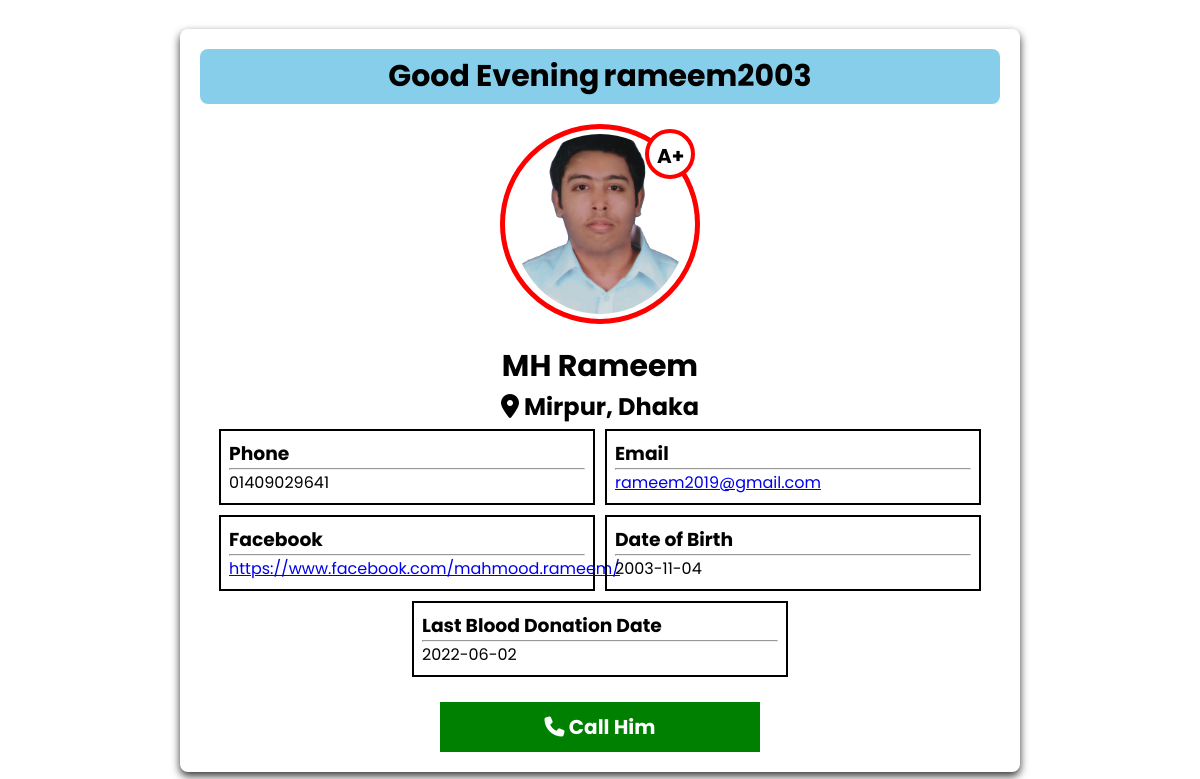
Screenshot of /view_profile.php?viewProfile=2 with the database file from the repository.
### tables this page shows
CREATE TABLE `donors` (
  `id` int(11) NOT NULL,
  `f_name` varchar(255) NOT NULL,
  `l_name` varchar(255) NOT NULL,
  `u_name` varchar(255) NOT NULL,
  `dob` date NOT NULL,
  `location` varchar(255) NOT NULL,
  `donate_date` date NOT NULL,
  `blood` varchar(5) NOT NULL,
  `photo` varchar(255) NOT NULL,
  `phone` varchar(11) NOT NULL,
  `fb` varchar(255) NOT NULL,
  `email` varchar(255) NOT NULL,
  `password` varchar(255) NOT NULL,
  `gender` varchar(255) DEFAULT NULL
);

### view_profile.php (the view, shortened to what this page needs)
<?php
    include './include/configuration.php';
    if(isset($_GET['viewProfile'])){
        $profile_id = $_GET['viewProfile'];
        $run_profile_qurey = "SELECT * FROM `donors` WHERE id = '$profile_id'";
        $run_query = mysqli_query($conn, $run_profile_qurey);
        if(mysqli_num_rows($run_query) > 0){
            $row = mysqli_fetch_assoc($run_query);
        }
    }
?>
<!DOCTYPE html>
<html lang="en">
<head>
    <link rel="stylesheet" href="./css/profile.css">
    <link rel="stylesheet" href="https://cdnjs.cloudflare.com/ajax/libs/font-awesome/6.1.1/css/all.min.css"/>
</head>
<body>
    <section id="wrapper">
        <div class="title">
            <h1 id="greetings"></h1> &nbsp;
            <h1> <?php echo $row['u_name']; ?></h1>
        </div>
        <div class="photo">
            <img src="<?php echo './upload_img/'.$row['photo']; ?>" alt="">
            <span class="blood"><?php echo $row['blood'] ?></span>
        </div>
        <div class="name_details">
            <h1><?php echo $row['f_name'] . " " . $row['l_name'] ?></h1>
            <h2><i class="fa-solid fa-location-dot"></i> <?php echo $row['location'] ?></h2>
        </div>
        <div class="others_details">
            <div class="box">
                <h3>Phone</h3>
                <hr>
                <p><?php echo $row['phone'] ?></p>
            </div>
            <div class="box">
                <h3>Email</h3>
                <hr>
                <p><a href="mailto: <?php echo $row['email'] ?>"><?php echo $row['email'] ?></a></p>
            </div>
            <div class="box">
                <h3>Facebook</h3>
                <hr>
                <p><a href="<?php echo $row['fb'] ?>"><?php echo $row['fb'] ?></a></p>
            </div>
            <div class="box">
                <h3>Date of Birth</h3>
                <hr>
                <p><?php echo $row['dob'] ?></p>
            </div>
            <div class="box">
                <h3>Last Blood Donation Date</h3>
                <hr>
                <p><?php echo $row['donate_date'] ?></p>
            </div>
        </div>
        <?php
            if($row['gender'] == "male"){
                $print_gender = "Him";
            }else{
                $print_gender = "Her";
            }
        ?>
        <div class="call">
            <a href="tel: <?php echo $row['phone'] ?>"><i class="fa-solid fa-phone"></i> Call <?php echo $print_gender ?></a>
        </div>
    </section>
</body>
</html>

### css/profile.css (style rules this page uses)
* { margin: 0; padding: 0; box-sizing: border-box; font-family: 'Poppins', sans-serif; }
body { display: flex; align-items: center; justify-content: center; }
#wrapper { width: 70%; box-shadow: 0 4px 8px rgba(0, 0, 0, 0.8); padding: 20px; border-radius: 8px; }
#wrapper .title { background-color: skyblue; padding: 5px; border-radius: 8px; display: flex; flex-direction: row; align-items: center; justify-content: center; color: black; }
#wrapper .title h1 { font-size: 30px; text-align: center; }
#wrapper .photo { display: flex; align-items: center; justify-content: center; margin: 20px auto; width: 200px; height: 200px; border-radius: 50%; border: 5px solid red; padding: 8px; position: relative; }
#wrapper .photo img { width: 180px; height: 180px; object-fit: cover; border-radius: 50%; transition: 0.5s linear; }
#wrapper .photo .blood { position: absolute; top: 0; right: 0; width: 50px; height: 50px; padding: 8px; font-size: 20px; font-weight: bolder; background-color: white; border-radius: 50%; border: 4px solid red; }
#wrapper .name_details { text-align: center; }
#wrapper .name_details h1 { font-size: 30px; }
#wrapper .others_details { display: flex; flex-wrap: wrap; align-items: center; justify-content: center; }
#wrapper .others_details .box { width: 47%; margin: 5px; border: 2px solid black; padding: 8px; }
.call { text-align: center; margin-top: 20px; }
.call a { background-color: green; color: white; display: inline-block; padding: 10px 20px; width: 40%; text-align: center; text-decoration: none; font-size: 20px; font-weight: bold; }

### view_profile.php (style rules this page uses)
body { display: flex; align-items: center; justify-content: center; min-height: 100vh; }

### rows the page displays
donors: u_name "rameem2003", photo (picture), blood "A+", f_name "MH", l_name "Rameem", location "Mirpur, Dhaka", phone "01409029641", email "rameem2019@gmail.com", fb "https://www.facebook.com/mahmood.rameem/", dob "2003-11-04", donate_date "2022-06-02", gender "Him"
